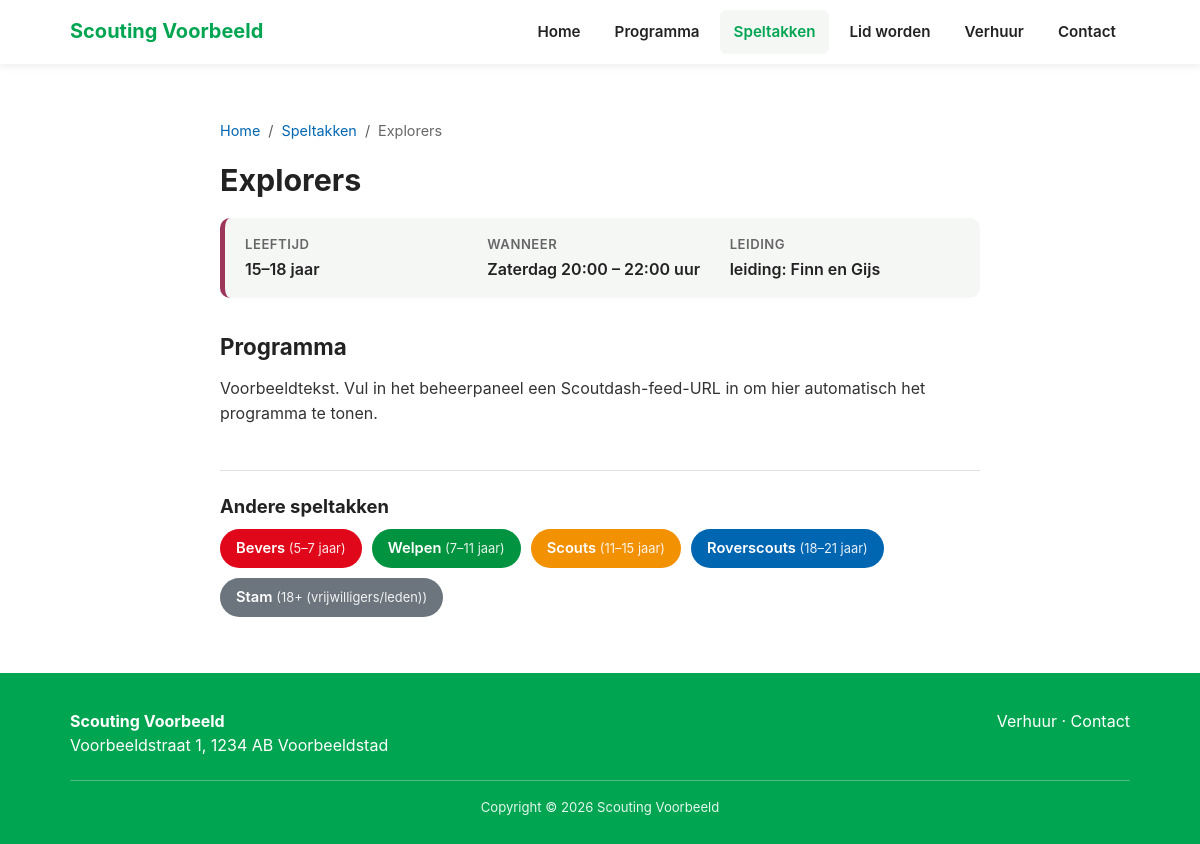
/speltak.php?slug=explorers, run on the app's committed database.
### tables this page shows
CREATE TABLE IF NOT EXISTS speltakken (
    id           INT UNSIGNED NOT NULL AUTO_INCREMENT,
    naam         VARCHAR(100) NOT NULL,
    slug         VARCHAR(100) NOT NULL,
    kleur        VARCHAR(20)  NOT NULL DEFAULT '#00A551',
    leeftijd     VARCHAR(100) NULL,
    dag_tijd     VARCHAR(190) NULL,
    leiding      VARCHAR(255) NULL,
    toelichting  TEXT NULL,
    feed_url     VARCHAR(500) NULL,
    afmeld_url   VARCHAR(500) NULL,
    logo         VARCHAR(255) NULL,
    inhoud       LONGTEXT NULL,
    meta_omschrijving VARCHAR(255) NULL,
    actief       TINYINT(1) NOT NULL DEFAULT 1,
    volgorde     INT NOT NULL DEFAULT 0,
    bijgewerkt   DATETIME NOT NULL DEFAULT CURRENT_TIMESTAMP ON UPDATE CURRENT_TIMESTAMP,
    PRIMARY KEY (id),
    UNIQUE KEY uniq_slug (slug)
);

### includes/db.php (called while the page is built, shortened)
<?php
function db(): PDO
{
    static $pdo = null;
    if ($pdo === null) {
        $dsn = 'mysql:host=' . DB_HOST . ';port=' . DB_PORT . ';dbname=' . DB_NAME . ';charset=' . DB_CHARSET;
        try {
            $pdo = new PDO($dsn, DB_USER, DB_PASS, [
                PDO::ATTR_ERRMODE => PDO::ERRMODE_EXCEPTION,
                PDO::ATTR_DEFAULT_FETCH_MODE => PDO::FETCH_ASSOC,
                PDO::ATTR_EMULATE_PREPARES => false,
            ]);
        } catch (PDOException $e) {
            http_response_code(500);
            if (APP_DEBUG) {
                die('Databaseverbinding mislukt: ' . htmlspecialchars($e->getMessage()));
            }
            die('Er is een probleem met de website. Probeer het later opnieuw.');
        }
    }
    return $pdo;
}

### speltak.php (the view, shortened to what this page needs)
<?php
require_once __DIR__ . '/includes/functions.php';
$slug = isset($_GET['slug']) ? trim((string) $_GET['slug']) : '';
$sp = $slug !== '' ? get_speltak_by_slug($slug) : null;
$crumbs = [['Home', './'], ['Speltakken', speltakken_url()], [$sp['naam'], speltak_url($sp['slug'])]];
$andere = array_values(array_filter(get_speltakken(true), fn($o) => (int) $o['id'] !== (int) $sp['id']));
include __DIR__ . '/includes/site_layout_top.php';
?>
<section class="pagina-content">
  <div class="container pagina-container">
    <?= breadcrumbs_html($crumbs) ?>
    <div class="speltak-titel" style="--speltak-kleur:<?= e($sp['kleur']) ?>">
      <h1><?= e($sp['naam']) ?></h1>
    </div>
    <?php if (!empty($sp['leeftijd']) || !empty($sp['dag_tijd']) || !empty($sp['leiding'])): ?>
    <dl class="speltak-feiten" style="--speltak-kleur:<?= e($sp['kleur']) ?>">
      <?php if (!empty($sp['leeftijd'])): ?>
      <div>
        <dt><i class="fa-solid fa-child" aria-hidden="true"></i> Leeftijd</dt>
        <dd><?= e($sp['leeftijd']) ?></dd>
      </div>
      <?php endif; ?>
      <?php if (!empty($sp['dag_tijd'])): ?>
      <div>
        <dt><i class="fa-regular fa-clock" aria-hidden="true"></i> Wanneer</dt>
        <dd><?= e($sp['dag_tijd']) ?></dd>
      </div>
      <?php endif; ?>
      <?php if (!empty($sp['leiding'])): ?>
      <div>
        <dt><i class="fa-solid fa-users" aria-hidden="true"></i> Leiding</dt>
        <dd><?= e($sp['leiding']) ?></dd>
      </div>
      <?php endif; ?>
    </dl>
    <?php endif; ?>
    <h2 class="speltak-programma-titel">Programma</h2>
    <?php if (!empty($sp['feed_url'])): ?>
      <?php if (!empty($sp['afmeld_url'])): ?>
      <p class="speltak-afmelden">Afmelden voor een opkomst? <a href="<?= e($sp['afmeld_url']) ?>" target="_blank" rel="noopener"<?= ga_event_attrs('afmeld_click', ['speltak' => $sp['slug']]) ?>>Klik hier</a>.</p>
      <?php endif; ?>
      <div class="prog-list" data-feed-slug="<?= e($sp['slug']) ?>" id="feed-<?= e($sp['slug']) ?>">
        <p class="prog-loading">Programma wordt geladen&hellip;</p>
      </div>
    <?php elseif (!empty($sp['toelichting'])): ?>
      <div class="pagina-body"><?= add_lazy_loading($sp['toelichting'])  ?></div>
    <?php else: ?>
      <p class="prog-empty">Er is op dit moment geen programma beschikbaar.</p>
    <?php endif; ?>
    <?php if ($andere): ?>
    <nav class="speltak-andere" aria-label="Andere speltakken">
      <h2>Andere speltakken</h2>
      <ul>
        <?php foreach ($andere as $o): ?>
        <li><a href="<?= e(speltak_url($o['slug'])) ?>" style="background:<?= e($o['kleur']) ?>"><?= e($o['naam']) ?><?= $o['leeftijd'] ? ' <small>(' . e($o['leeftijd']) . ')</small>' : '' ?></a></li>
        <?php endforeach; ?>
      </ul>
    </nav>
    <?php endif; ?>
  </div>
</section>
<?php include __DIR__ . '/includes/site_layout_bottom.php'; ?>

### assets/css/style.css (style rules this page uses)
:root { --green:#00A551; --green-dark:#00893f; --blue:#0066B2; --orange:#F2940A; --red:#E1071A; --brique:#9e365b; --yellow:#FCDD17; --gray:#6c757d; --dark:#222; --text:#333; --bg:#ffffff; --light:#f5f7f5; --bevers: #E1071A; --welpen: #019340; --scouts: #f29102; --explorers: #9e365b; }
* { box-sizing:border-box; }
html { scroll-behavior:smooth; scroll-padding-top:90px; }
body { margin:0; font-family:-apple-system,BlinkMacSystemFont,"Segoe UI",Roboto,Helvetica,Arial,sans-serif; color:var(--text); background:var(--bg); line-height:1.55; }
a { color:var(--blue); text-decoration:none; }
h1,h2,h3 { font-weight:700; color:var(--dark); }
.container { max-width:1100px; margin:0 auto; padding:0 20px; }
section { padding:56px 0; }
.pagina-container { max-width:800px; }
.pagina-content h1 { margin:0 0 28px; font-size:1.9rem; }
.pagina-body p { margin:0 0 16px; }
.speltak-titel { display:flex; align-items:center; gap:18px; margin-bottom:20px; }
.pagina-content .speltak-titel h1 { margin:0; }
.speltak-feiten { display:grid; grid-template-columns:repeat(auto-fit,minmax(180px,1fr)); gap:12px; margin:0 0 28px; padding:16px 20px; background:var(--light); border-radius:10px; border-left:5px solid var(--speltak-kleur, var(--green)); }
.speltak-feiten dt { font-size:0.82rem; text-transform:uppercase; letter-spacing:.04em; color:#666; font-weight:600; }
.speltak-feiten dd { margin:2px 0 0; font-weight:600; color:var(--dark); }
.speltak-programma-titel { margin:36px 0 16px; font-size:1.4rem; }
.speltak-andere { margin-top:44px; padding-top:24px; border-top:1px solid #e2e2e2; }
.speltak-andere h2 { font-size:1.15rem; margin:0 0 12px; }
.speltak-andere ul { list-style:none; margin:0; padding:0; display:flex; flex-wrap:wrap; gap:10px; }
.speltak-andere a { display:inline-block; padding:8px 16px; border-radius:20px; color:#fff; font-weight:600; font-size:0.92rem; }
.speltak-andere small { font-weight:400; opacity:0.9; }
a { transition:color .2s ease, background-color .2s ease, opacity .2s ease; }

### data on the page
speltakken: naam "Explorers", leeftijd "15–18 jaar", dag_tijd "Zaterdag 20:00 – 22:00 uur", leiding "leiding: Finn en Gijs", toelichting "Voorbeeldtekst. Vul in het beheerpaneel een Scoutdash-feed-URL in om hier automatisch het programma te tonen."
speltakken: naam "Bevers", leeftijd "5–7 jaar"
speltakken: naam "Welpen", leeftijd "7–11 jaar"
speltakken: naam "Scouts", leeftijd "11–15 jaar"
speltakken: naam "Roverscouts", leeftijd "18–21 jaar"
speltakken: naam "Stam", leeftijd "18+ (vrijwilligers/leden)"

### other printed values
get_setting('org_naam') "Scouting Voorbeeld"
$name "Home"
$name "Speltakken"
$name "Explorers"
get_setting('org_straat') "Voorbeeldstraat 1"
get_setting('org_postcode') "1234 AB"
get_setting('org_plaats') "Voorbeeldstad"
get_setting_with_year('footer_copyright') "Copyright © 2026 Scouting Voorbeeld"
